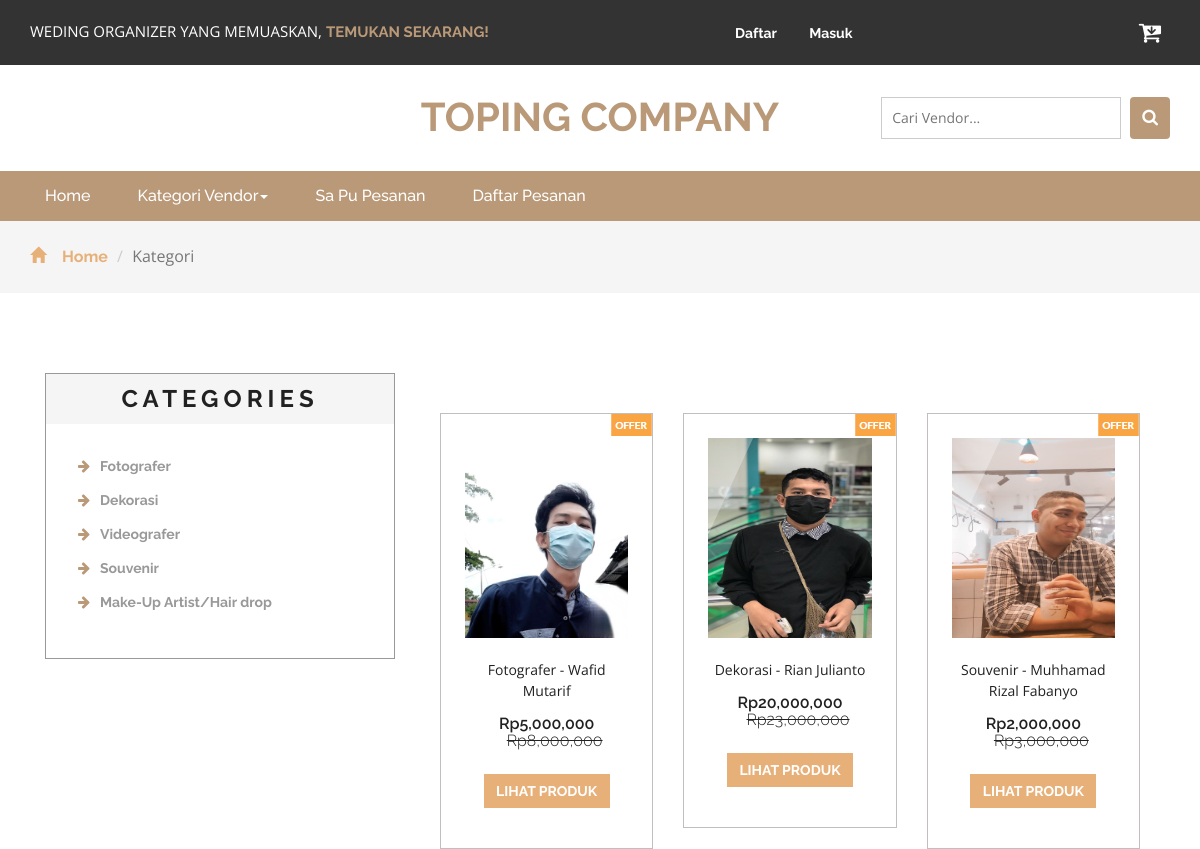
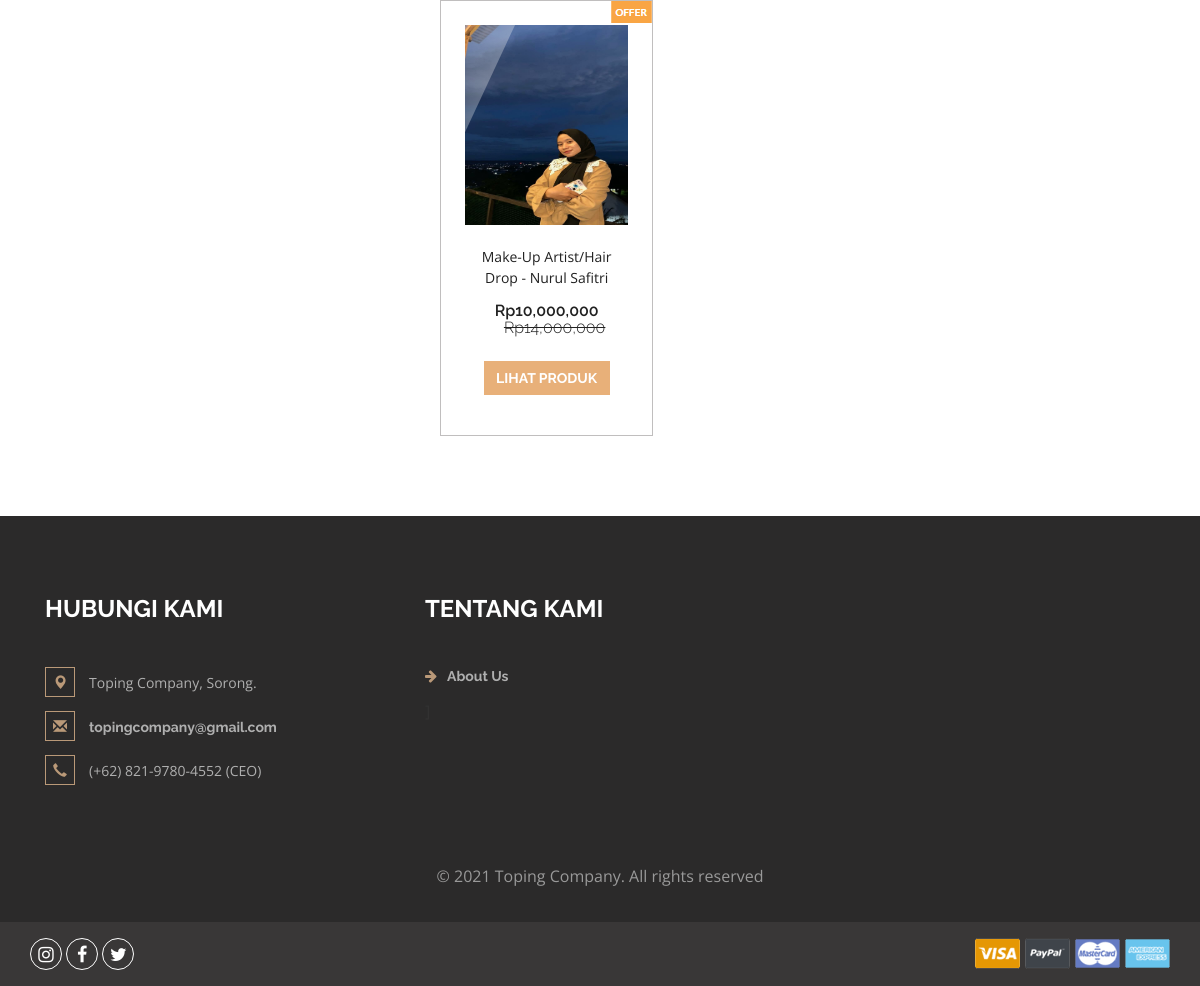
Screenshot of /search.php with the database file from the repository (2 pictures, top to bottom).
### tables this page shows
CREATE TABLE `kategori` (
  `idkategori` int(11) NOT NULL,
  `namakategori` varchar(30) NOT NULL,
  `tgldibuat` timestamp NOT NULL DEFAULT current_timestamp()
);

CREATE TABLE `produk` (
  `idproduk` int(11) NOT NULL,
  `idkategori` int(11) NOT NULL,
  `namaproduk` varchar(225) NOT NULL,
  `gambar` varchar(100) NOT NULL,
  `deskripsi` varchar(200) NOT NULL,
  `rate` int(11) NOT NULL,
  `hargabefore` int(11) NOT NULL,
  `hargaafter` int(11) NOT NULL,
  `tgldibuat` timestamp NOT NULL DEFAULT current_timestamp()
);

### search.php (the view, shortened to what this page needs)
<?php
include 'dbconnect.php';
$s = $_POST['Search'];
?>
<!DOCTYPE html>
<html>
<head>
<link href="css/bootstrap.css" rel="stylesheet" type="text/css" media="all" />
<link href="css/style.css" rel="stylesheet" type="text/css" media="all" />
<link href="css/font-awesome.css" rel="stylesheet">
</head>
<body>
	<div class="agileits_header">
		<div class="container">
			<div class="w3l_offers">
				<p>WEDING ORGANIZER YANG MEMUASKAN, <a href="index.php">TEMUKAN SEKARANG!</a></p>
			</div>
			<div class="agile-login">
				<ul>
				<?php
				if(!isset($_SESSION['log'])){
					echo '
					<li><a href="registered.php"> Daftar</a></li>
					<li><a href="login.php">Masuk</a></li>
					';
				}
				?>
				</ul>
			</div>
			<div class="product_list_header">
					<a href="cart.php"><button class="w3view-cart" type="submit" name="submit" value=""><i class="fa fa-cart-arrow-down" aria-hidden="true"></i></button>
					 </a>
			</div>
			<div class="clearfix"> </div>
		</div>
	</div>
	<div class="logo_products">
		<div class="container">
			<div class="w3ls_logo_products_left">
				<h1><a href="index.php">TOPING COMPANY</a></h1>
			</div>
		<div class="w3l_search">
			<form action="search.php" method="post">
				<input type="search" name="Search" placeholder="Cari Vendor...">
				<button type="submit" class="btn btn-default search" aria-label="Left Align">
					<i class="fa fa-search" aria-hidden="true"> </i>
				</button>
			</form>
		</div>
			<div class="clearfix"> </div>
		</div>
	</div>
	<div class="navigation-agileits">
		<div class="container">
			<nav class="navbar navbar-default">
							<div class="collapse navbar-collapse" id="bs-megadropdown-tabs">
								<ul class="nav navbar-nav">
									<li class="active"><a href="index.php" class="act">Home</a></li>
									<li class="dropdown">
										<a href="#" class="dropdown-toggle" data-toggle="dropdown">Kategori Vendor<b class="caret"></b></a>
									</li>
									<li><a href="cart.php">Sa Pu Pesanan</a></li>
									<li><a href="konfirmasi.php">Daftar Pesanan</a></li>
								</ul>
							</div>
							</nav>
			</div>
		</div>
	<div class="breadcrumbs">
		<div class="container">
			<ol class="breadcrumb breadcrumb1 animated wow slideInLeft" data-wow-delay=".5s">
				<li><a href="index.php"><span class="glyphicon glyphicon-home" aria-hidden="true"></span>Home</a></li>
				<li class="active">Kategori</li>
			</ol>
		</div>
	</div>
	<div class="products">
		<div class="container">
			<div class="col-md-4 products-left">
				<div class="categories">
					<h2>Categories</h2>
					<ul class="cate">
						<?php
														$kat=mysqli_query($conn,"SELECT * from kategori order by idkategori ASC");
														while($p=mysqli_fetch_array($kat)){
															?>
														<li><a href="kategori.php?idkategori=<?php echo $p['idkategori'] ?>"><i class="fa fa-arrow-right" aria-hidden="true"></i><?php echo $p['namakategori'] ?></a></li>
														<?php
																	}
														?>
					</ul>
				</div>
			</div>
			<div class="col-md-8 products-right">
				<div class="agile_top_brands_grids">
				<?php
					$brgs=mysqli_query($conn,"SELECT * from produk where namaproduk like '%$s%' or deskripsi like '%$s%' order by idproduk ASC");
					$x = mysqli_num_rows($brgs);
					if($x>0){
					while($p=mysqli_fetch_array($brgs)){
					?>
						<div class="col-md-4 top_brand_left">
						<div class="hover14 column">
							<div class="agile_top_brand_left_grid">
								<div class="agile_top_brand_left_grid_pos">
									<img src="images/offer.png" alt=" " class="img-responsive" />
								</div>
								<div class="agile_top_brand_left_grid1">
									<figure>
										<div class="snipcart-item block">
											<div class="snipcart-thumb">
												<a href="product.php?idproduk=<?php echo $p['idproduk'] ?>"><img src="<?php echo $p['gambar']?>" width="200px" height="200px"></a>
												<p><?php echo $p['namaproduk'] ?></p>
												<h4>Rp<?php echo number_format($p['hargaafter']) ?> <span>Rp<?php echo number_format($p['hargabefore']) ?></span></h4>
											</div>
											<div class="snipcart-details top_brand_home_details">
												<fieldset>
													<a href="product.php?idproduk=<?php echo $p['idproduk'] ?>"><input type="submit" class="button" value="Lihat Produk" /></a>
												</fieldset>
											</div>
										</div>
									</figure>
								</div>
							</div>
						</div>
					</div>
						<?php
							}
					} else {
						echo "Data tidak ditemukan, coba kata kunci lainnya";
					}
						?>
						<div class="clearfix"> </div>
				</div>
			</div>
		</div>
	</div>
<div class="footer">
		<div class="container">
			<div class="w3_footer_grids">
				<div class="col-md-4 w3_footer_grid">
					<h3>Hubungi Kami</h3>
					<ul class="address">
						<li><i class="glyphicon glyphicon-map-marker" aria-hidden="true"></i>Toping Company, Sorong.</li>
						<li><i class="glyphicon glyphicon-envelope" aria-hidden="true"></i><a href="mailto:topingcompany@gmail.com">topingcompany@gmail.com</a></li>
						<li><i class="glyphicon glyphicon-earphone" aria-hidden="true"></i>(+62) 821-9780-4552 (CEO)</li>
					</ul>
				</div>
				<div class="col-md-3 w3_footer_grid">
					<h3>Tentang Kami</h3>
					<ul class="info">
						<li><i class="fa fa-arrow-right" aria-hidden="true"></i><a href="about.html">About Us</a></li>]
					</ul>
				</div>
				<div class="clearfix"> </div>
			</div>
		</div>
		<div class="footer-copy">
			<div class="container">
				<p>© 2021 Toping Company. All rights reserved</p>
			</div>
		</div>
	</div>
	<div class="footer-botm">
			<div class="container">
				<div class="w3layouts-foot">
					<ul>
						<li><a href="#" class="w3_agile_instagram"><i class="fa fa-instagram" aria-hidden="true"></i></a></li>
						<li><a href="#" class="w3_agile_facebook"><i class="fa fa-facebook" aria-hidden="true"></i></a></li>
						<li><a href="#" class="agile_twitter"><i class="fa fa-twitter" aria-hidden="true"></i></a></li>
					</ul>
				</div>
				<div class="payment-w3ls">
					<img src="images/card.png" alt=" " class="img-responsive">
				</div>
				<div class="clearfix"> </div>
			</div>
		</div>
<link href="css/skdslider.css" rel="stylesheet">
</body>
</html>

### rows the page displays
kategori: namakategori "Fotografer"
kategori: namakategori "Dekorasi"
kategori: namakategori "Videografer"
kategori: namakategori "Souvenir"
kategori: namakategori "Make-Up Artist/Hair drop"
produk: gambar (picture), namaproduk "Fotografer - Wafid Mutarif", hargaafter "5,000,000", hargabefore "8,000,000"
produk: shows a picture, namaproduk "Dekorasi - Rian Julianto", hargaafter "20,000,000", hargabefore "23,000,000"
produk: gambar (picture), namaproduk "Souvenir - Muhhamad Rizal Fabanyo", hargaafter "2,000,000", hargabefore "3,000,000"
produk: gambar (picture), namaproduk "Make-Up Artist/Hair Drop - Nurul Safitri", hargaafter "10,000,000", hargabefore "14,000,000"
